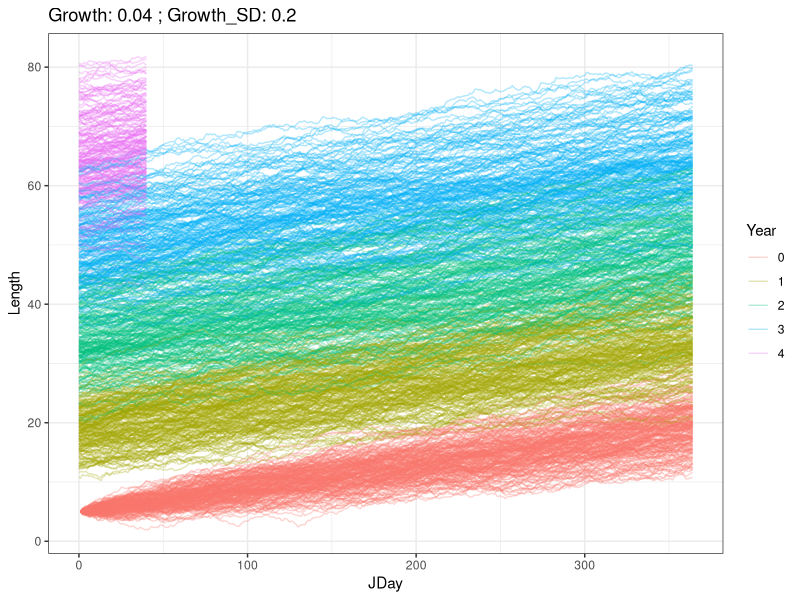
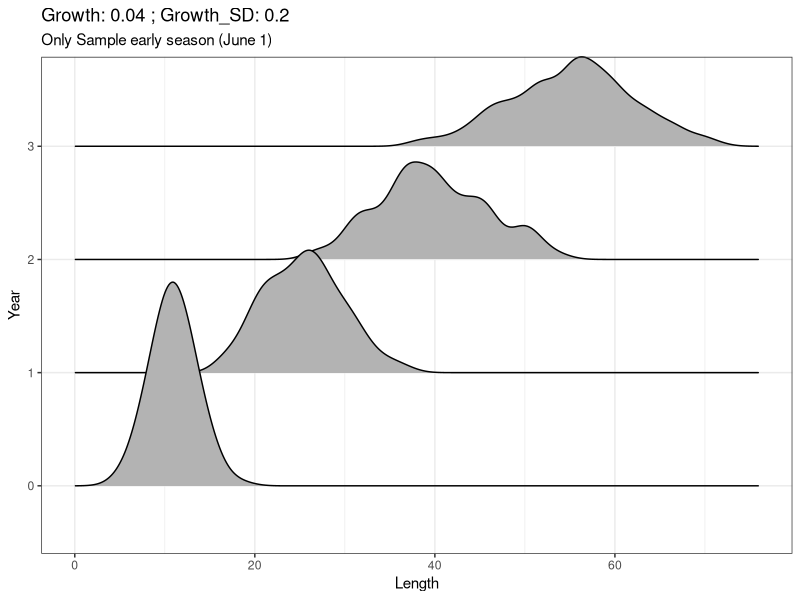
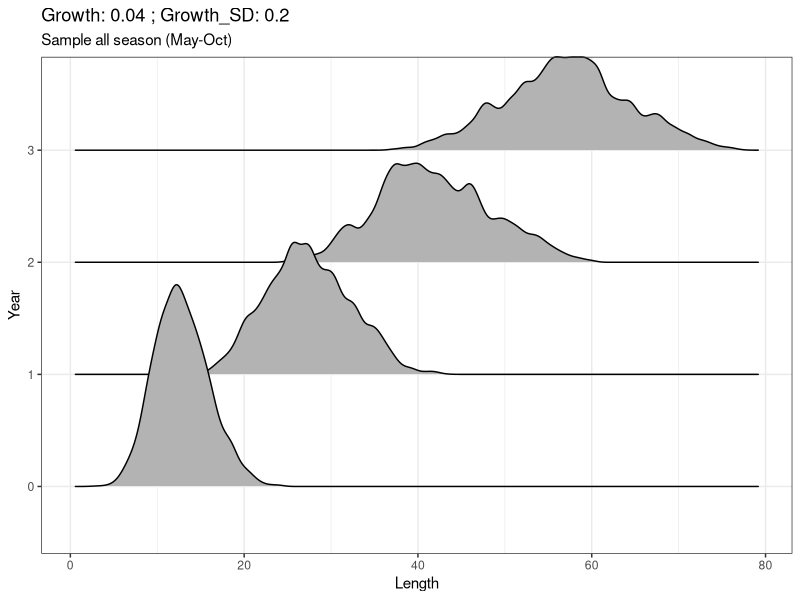
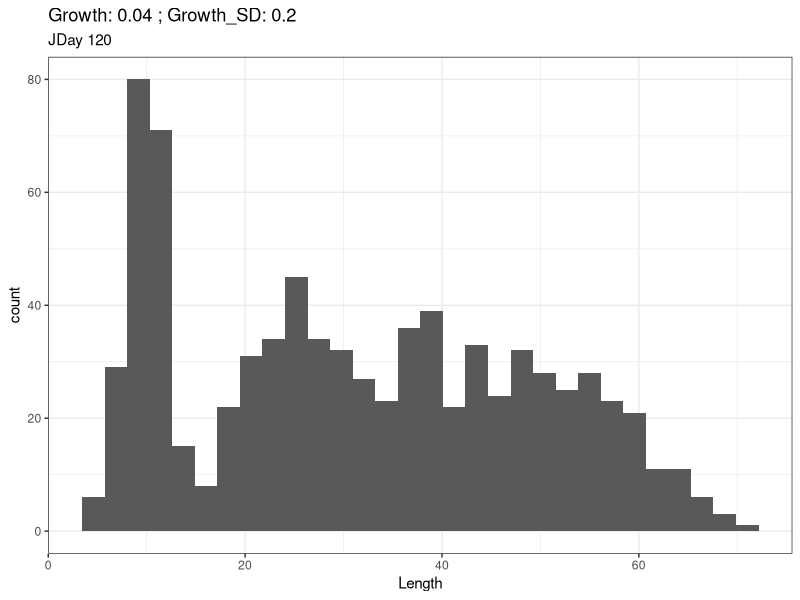
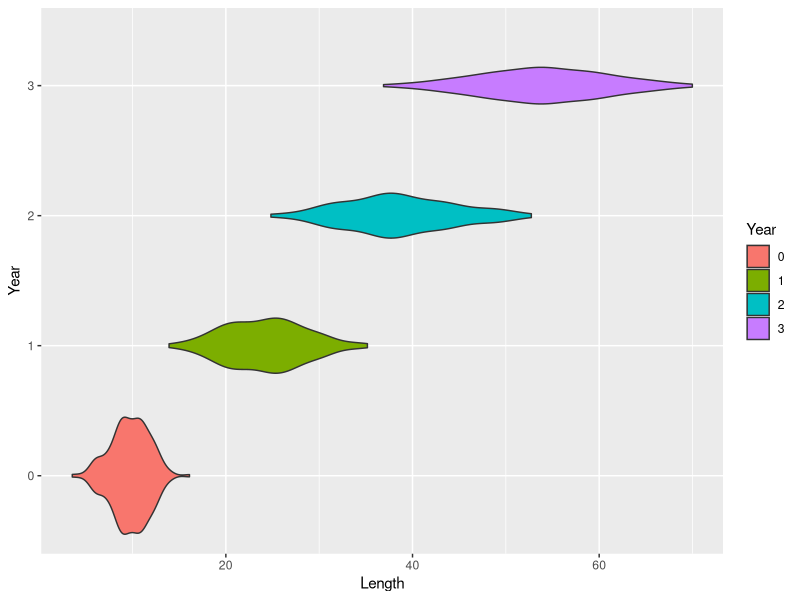
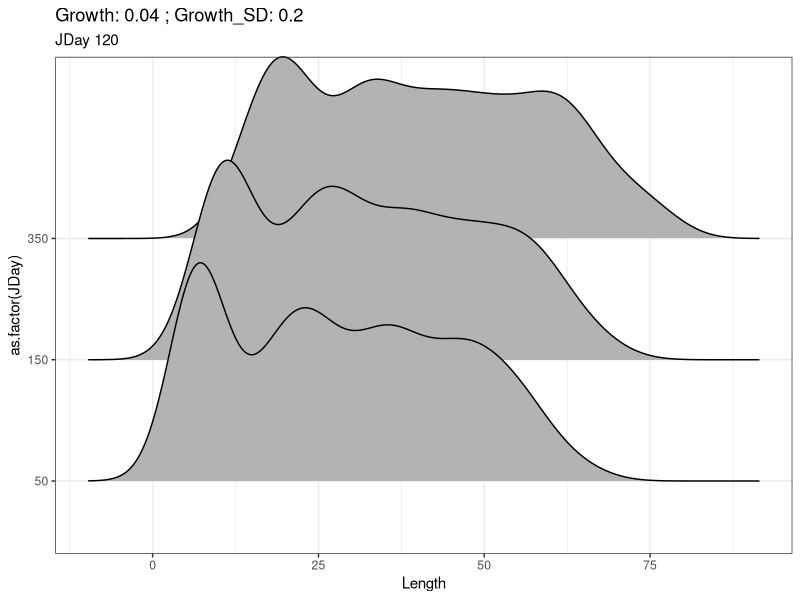

Source code (R) for these figures, in order:
library(tidyverse)

n=200 #number of frogs
tmax=1500 #number of days of growth
r=0.04 #daily growth rate
r_sd=0.2 #sd of daily growth rate
#beta distribution:
r_shape1 = 2
r_shape2 = 1
start=5 #starting weight

pop = matrix(nrow=n,ncol=tmax,data = NA)

pop[,1] <- start

for(i in 2:tmax){
  pop[,i] <- sapply(pop[,i-1],FUN = function(x) {
    x + (r + rnorm(n = 1,mean = 0,sd = r_sd)) #Normal
    #x + (r * rbeta(n = 1,shape1 = r_shape1,shape2 = r_shape2)) #beta
  })
}

popLong <- pop %>% data.frame() %>%
  mutate(frogId = as.factor(1:n)) %>%
  gather(Day,Length,1:tmax) %>% 
  mutate(Day = rep(1:tmax,each=n),
         JDay = Day %% 365,
         Year = as.factor(Day %/% 365),
         frogYearId = paste0(frogId,Year,sep="_"))

title <- sprintf("Growth: %s ; Growth_SD: %s",r, r_sd)
ggplot(popLong,aes(x=JDay,y=Length,group=frogYearId,col=Year)) +
  geom_line(alpha=.3) +
  ggtitle(title) +
  theme_bw()


popLong %>% filter(JDay == 152) %>%
  #mutate(JDay = as.factor(JDay)) %>%
  ggplot(aes(x=Length,y=Year,height=..density..)) + 
  #geom_density() +
  ggridges::geom_density_ridges() +
  ggtitle(label = title,subtitle = "Only Sample early season (June 1)") + theme_bw()


popLong %>% filter(JDay > 120 & JDay < 280) %>%
  #mutate(JDay = as.factor(JDay)) %>%
  ggplot(aes(x=Length,y=Year,height=..density..)) + 
  #geom_density() +
  ggridges::geom_density_ridges() +
  ggtitle(label = title,subtitle = "Sample all season (May-Oct)") + theme_bw()



##Playing with other Graphs.

popLong %>% filter(JDay == 120) %>%
  ggplot(aes(x=Length)) + geom_histogram() +
  ggtitle(label = title,subtitle = "JDay 120") + theme_bw()


popLong %>% filter(JDay == 120) %>% 
  ggplot(aes(x=Year,y=Length,fill=Year)) + geom_violin() +
  coord_flip()

popLong %>% filter(JDay == 120) %>%
  lm(Length~as.factor(Year),data=.) %>%
  summary() %>% .$adj.r.squared

popLong %>% filter(JDay == 120) %>%
  lm(Length~as.factor(Year),data=.) %>%
  summary() %>% .$adj.r.squared

popLong %>% filter(JDay == 50 | JDay==150 | JDay==350) %>%
  #mutate(JDay = as.factor(JDay)) %>%
  ggplot(aes(x=Length,y=as.factor(JDay),height=..density..)) + 
  #geom_density() +
    ggridges::geom_density_ridges() +
  ggtitle(label = title,subtitle = "JDay 120") + theme_bw()


